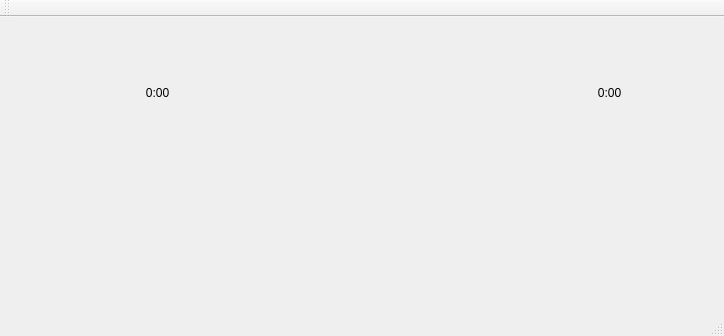
<?xml version="1.0" encoding="UTF-8"?>
<ui version="4.0">
 <class>MainWindow</class>
 <widget class="QMainWindow" name="MainWindow">
  <property name="geometry">
   <rect>
    <x>0</x>
    <y>0</y>
    <width>724</width>
    <height>336</height>
   </rect>
  </property>
  <property name="windowTitle">
   <string>MainWindow</string>
  </property>
  <widget class="QWidget" name="centralWidget">
   <widget class="QWidget" name="horizontalLayoutWidget">
    <property name="geometry">
     <rect>
      <x>80</x>
      <y>50</y>
      <width>560</width>
      <height>51</height>
     </rect>
    </property>
    <layout class="QHBoxLayout" name="horizontalLayout">
     <item>
      <widget class="Playbutton" name="playbutton" native="true">
       <property name="sizePolicy">
        <sizepolicy hsizetype="Preferred" vsizetype="Preferred">
         <horstretch>0</horstretch>
         <verstretch>0</verstretch>
        </sizepolicy>
       </property>
       <property name="minimumSize">
        <size>
         <width>41</width>
         <height>41</height>
        </size>
       </property>
       <property name="maximumSize">
        <size>
         <width>41</width>
         <height>41</height>
        </size>
       </property>
       <property name="styleSheet">
        <string notr="true"/>
       </property>
      </widget>
     </item>
     <item>
      <widget class="QLabel" name="label">
       <property name="text">
        <string>0:00</string>
       </property>
       <property name="alignment">
        <set>Qt::AlignCenter</set>
       </property>
      </widget>
     </item>
     <item>
      <widget class="AudioProgressBar" name="widget" native="true">
       <property name="minimumSize">
        <size>
         <width>401</width>
         <height>11</height>
        </size>
       </property>
       <property name="maximumSize">
        <size>
         <width>401</width>
         <height>11</height>
        </size>
       </property>
      </widget>
     </item>
     <item>
      <widget class="QLabel" name="label_2">
       <property name="text">
        <string>0:00</string>
       </property>
       <property name="alignment">
        <set>Qt::AlignCenter</set>
       </property>
      </widget>
     </item>
    </layout>
   </widget>
  </widget>
  <widget class="QMenuBar" name="menuBar">
   <property name="geometry">
    <rect>
     <x>0</x>
     <y>0</y>
     <width>724</width>
     <height>22</height>
    </rect>
   </property>
  </widget>
  <widget class="QToolBar" name="mainToolBar">
   <attribute name="toolBarArea">
    <enum>TopToolBarArea</enum>
   </attribute>
   <attribute name="toolBarBreak">
    <bool>false</bool>
   </attribute>
  </widget>
  <widget class="QStatusBar" name="statusBar"/>
 </widget>
 <layoutdefault spacing="6" margin="11"/>
 <customwidgets>
  <customwidget>
   <class>Playbutton</class>
   <extends>QWidget</extends>
   <header>playbutton.h</header>
   <container>1</container>
  </customwidget>
  <customwidget>
   <class>AudioProgressBar</class>
   <extends>QWidget</extends>
   <header>audioprogressbar.h</header>
   <container>1</container>
  </customwidget>
 </customwidgets>
 <resources/>
 <connections/>
</ui>
